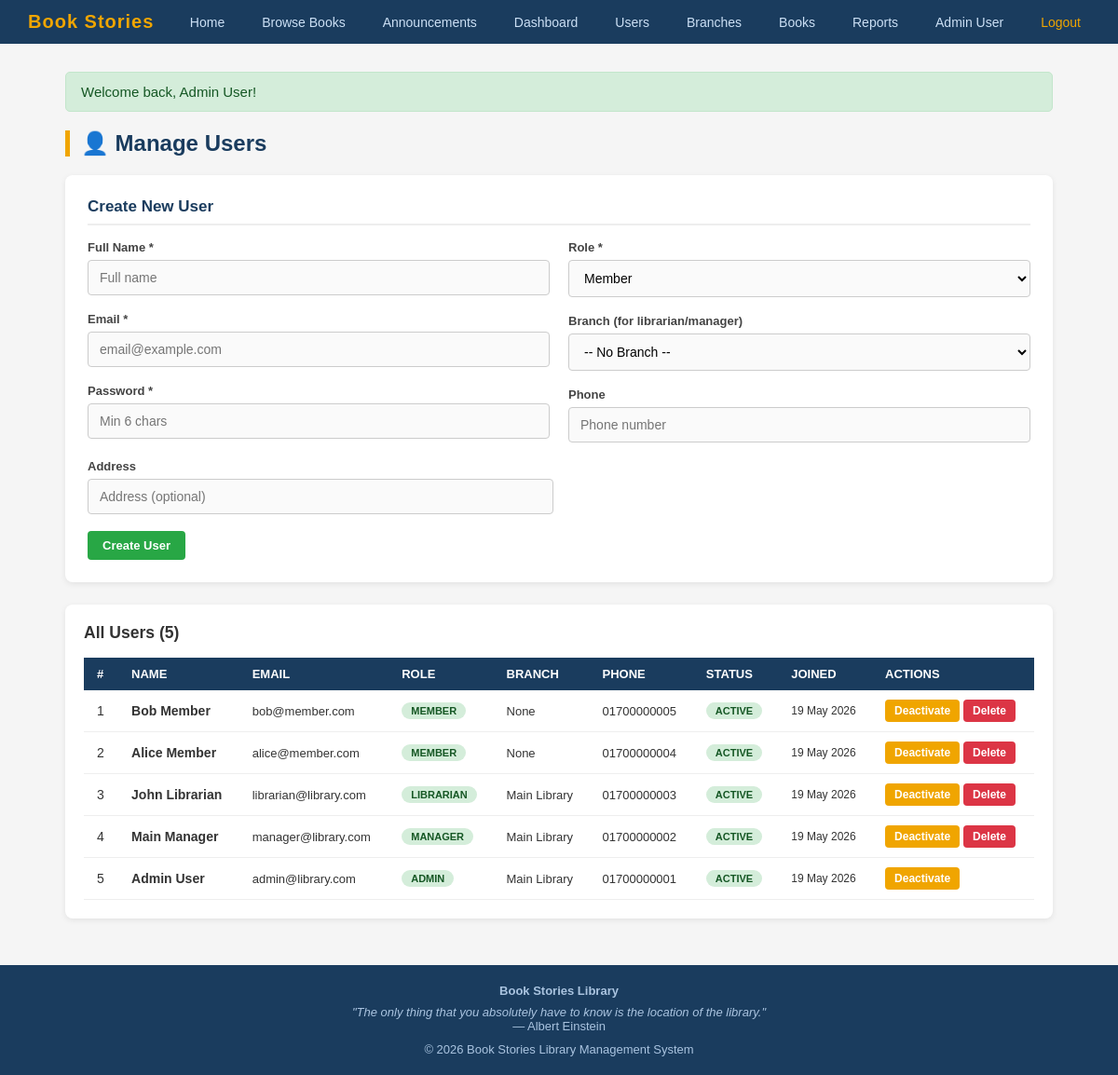
Screenshot of /index.php?page=manage_users (signed in) with the database file from the repository.
### tables this page shows
CREATE TABLE IF NOT EXISTS users (
    id INT AUTO_INCREMENT PRIMARY KEY,
    full_name VARCHAR(100) NOT NULL,
    email VARCHAR(100) NOT NULL UNIQUE,
    password VARCHAR(255) NOT NULL,
    role ENUM('member','librarian','manager','admin') DEFAULT 'member',
    branch_id INT DEFAULT NULL,
    phone VARCHAR(20),
    address TEXT,
    profile_pic VARCHAR(255) DEFAULT 'default.png',
    status ENUM('active','inactive') DEFAULT 'active',
    created_at DATETIME DEFAULT CURRENT_TIMESTAMP
);

CREATE TABLE IF NOT EXISTS branches (
    id INT AUTO_INCREMENT PRIMARY KEY,
    branch_name VARCHAR(100) NOT NULL,
    location VARCHAR(255),
    phone VARCHAR(20),
    email VARCHAR(100),
    manager_id INT DEFAULT NULL,
    status ENUM('active','inactive') DEFAULT 'active',
    created_at DATETIME DEFAULT CURRENT_TIMESTAMP
);

### models/UserModel.php (called while the page is built, shortened)
<?php
function getAllUsers($conn) {
    $sql    = "SELECT u.*, b.branch_name FROM users u LEFT JOIN branches b ON u.branch_id = b.id ORDER BY u.id DESC";
    $result = mysqli_query($conn, $sql);
    $users  = array();
    while ($row = mysqli_fetch_assoc($result)) {
        $users[] = $row;
    }
    return $users;
}

### views/admin/manage_users.php (the view, shortened to what this page needs)
<?php
require_once 'config/Connect.php';
require_once 'models/UserModel.php';
$conn     = connect();
$users    = getAllUsers($conn);
require_once 'views/header.php';
?>
<h1 class="page-title">&#128100; Manage Users</h1>
<div class="section-box">
    <h3>Create New User</h3>
    <form action="index.php?page=do_user&action=create" method="POST">
        <div style="display:flex; gap:20px; flex-wrap:wrap;">
            <div style="flex:1; min-width:220px;">
                <div class="form-group">
                    <label>Full Name *</label>
                    <input type="text" name="full_name" placeholder="Full name" required>
                </div>
                <div class="form-group">
                    <label>Email *</label>
                    <input type="email" name="email" placeholder="email@example.com" required>
                </div>
                <div class="form-group">
                    <label>Password *</label>
                    <input type="password" name="password" placeholder="Min 6 chars" required>
                </div>
            </div>
            <div style="flex:1; min-width:220px;">
                <div class="form-group">
                    <label>Role *</label>
                    <select name="role" required>
                        <option value="member">Member</option>
                    </select>
                </div>
                <div class="form-group">
                    <label>Branch (for librarian/manager)</label>
                    <select name="branch_id">
                        <option value="">-- No Branch --</option>
                    </select>
                </div>
                <div class="form-group">
                    <label>Phone</label>
                    <input type="text" name="phone" placeholder="Phone number">
                </div>
            </div>
        </div>
        <div class="form-group">
            <label>Address</label>
            <input type="text" name="address" placeholder="Address (optional)" style="max-width:500px;">
        </div>
        <button type="submit" class="btn btn-success">Create User</button>
    </form>
</div>
<div class="table-container">
    <div class="flex-between">
        <h3>All Users (<?php echo count($users); ?>)</h3>
    </div>
    <table>
        <thead>
            <tr><th>#</th><th>Name</th><th>Email</th><th>Role</th><th>Branch</th><th>Phone</th><th>Status</th><th>Joined</th><th>Actions</th></tr>
        </thead>
        <tbody>
            <?php $i = 1; foreach ($users as $u): ?>
            <tr>
                <td><?php echo $i++; ?></td>
                <td><strong><?php echo htmlspecialchars($u['full_name']); ?></strong></td>
                <td style="font-size:13px;"><?php echo htmlspecialchars($u['email']); ?></td>
                <td><span class="badge badge-active"><?php echo strtoupper($u['role']); ?></span></td>
                <td style="font-size:13px;"><?php echo htmlspecialchars($u['branch_name'] ?? 'None'); ?></td>
                <td style="font-size:13px;"><?php echo htmlspecialchars($u['phone'] ?? '-'); ?></td>
                <td>
                    <span class="badge badge-<?php echo $u['status']; ?>">
                        <?php echo strtoupper($u['status']); ?>
                    </span>
                </td>
                <td style="font-size:12px;"><?php echo date('d M Y', strtotime($u['created_at'])); ?></td>
                <td>
                    <a href="index.php?page=do_user&action=status&id=<?php echo $u['id']; ?>&status=<?php echo $u['status']; ?>"
                       class="btn btn-sm <?php echo $u['status'] == 'active' ? 'btn-warning' : 'btn-success'; ?>"
                       onclick="return confirm('Toggle this user\'s status?')">
                        <?php echo $u['status'] == 'active' ? 'Deactivate' : 'Activate'; ?>
                    </a>
                    <?php if ($u['id'] != $_SESSION['user']): ?>
                        <a href="index.php?page=do_user&action=delete&id=<?php echo $u['id']; ?>"
                           class="btn btn-danger btn-sm"
                           onclick="return confirmDelete('Delete user <?php echo htmlspecialchars($u['full_name']); ?>?')">Delete</a>
                    <?php endif; ?>
                </td>
            </tr>
            <?php endforeach; ?>
        </tbody>
    </table>
</div>
<?php require_once 'views/footer.php'; ?>

### index.php (shortened to what this page needs)
<?php
$page = isset($_GET['page']) ? $_GET['page'] : 'home';
if ($page == 'home') {
    require_once 'views/home.php';
} elseif ($page == 'login') {
    require_once 'views/login.php';
} elseif ($page == 'register') {
    require_once 'views/register.php';
} elseif ($page == 'member_dashboard') {
    checkRole(array('member'));
    require_once 'views/member/dashboard.php';
} elseif ($page == 'browse_books') {
    checkLogin();
    require_once 'views/member/browse_books.php';
} elseif ($page == 'book_detail') {
    checkLogin();
    require_once 'views/member/book_detail.php';
} elseif ($page == 'my_borrows') {
    checkRole(array('member'));
    require_once 'views/member/my_borrows.php';
} elseif ($page == 'my_reservations') {
    checkRole(array('member'));
    require_once 'views/member/my_reservations.php';
} elseif ($page == 'my_fines') {
    checkRole(array('member'));
    require_once 'views/member/my_fines.php';
} elseif ($page == 'reading_list') {
    checkRole(array('member'));
    require_once 'views/member/reading_list.php';
} elseif ($page == 'profile') {
    checkLogin();
    require_once 'views/member/profile.php';
} elseif ($page == 'librarian_dashboard') {
    checkRole(array('librarian'));
    require_once 'views/librarian/dashboard.php';
} elseif ($page == 'book_list') {
    checkRole(array('librarian', 'admin'));
    require_once 'views/librarian/book_list.php';
} elseif ($page == 'add_book') {
    checkRole(array('librarian', 'admin'));
    require_once 'views/librarian/add_book.php';
} elseif ($page == 'edit_book') {
    checkRole(array('librarian', 'admin'));
    require_once 'views/librarian/edit_book.php';
} elseif ($page == 'manage_borrows') {
    checkRole(array('librarian', 'admin'));
    require_once 'views/librarian/manage_borrows.php';
} elseif ($page == 'manage_fines') {
    checkRole(array('librarian', 'admin'));
    require_once 'views/librarian/manage_fines.php';
} elseif ($page == 'manage_genres') {
    checkRole(array('librarian', 'admin'));
    require_once 'views/librarian/manage_genres.php';
} elseif ($page == 'announcements') {
    checkLogin();
    require_once 'views/librarian/announcements.php';
} elseif ($page == 'manager_dashboard') {
    checkRole(array('manager'));
    require_once 'views/manager/dashboard.php';
} elseif ($page == 'manage_branches') {
    checkRole(array('manager', 'admin'));
    require_once 'views/manager/manage_branches.php';
} elseif ($page == 'branch_policy') {
    checkRole(array('manager', 'admin'));
    require_once 'views/manager/branch_policy.php';
} elseif ($page == 'branch_report') {
    checkRole(array('manager', 'admin'));
    require_once 'views/manager/branch_report.php';
} elseif ($page == 'transfer_requests') {
    checkRole(array('manager', 'admin'));
    require_once 'views/manager/transfer_requests.php';
} elseif ($page == 'manage_librarians') {
    checkRole(array('manager', 'admin'));
    require_once 'views/manager/manage_librarians.php';
} elseif ($page == 'cross_branch_report') {
    checkRole(array('manager', 'admin'));
    require_once 'views/manager/cross_branch_report.php';
} elseif ($page == 'most_borrowed') {
    checkRole(array('manager', 'admin'));
    require_once 'views/manager/most_borrowed.php';
} elseif ($page == 'member_activity') {
    checkRole(array('manager', 'admin'));
    require_once 'views/manager/member_activity.php';
} elseif ($page == 'manager_announcements') {
    checkRole(array('manager', 'admin'));
    require_once 'views/manager/manager_announcements.php';
} elseif ($page == 'overdue_alerts') {
    checkRole(array('manager', 'admin'));
    require_once 'views/manager/overdue_alerts.php';
} elseif ($page == 'monthly_report') {
    checkRole(array('manager', 'admin'));
    require_once 'views/manager/monthly_report.php';
} elseif ($page == 'librarian_activity') {
    checkRole(array('manager', 'admin'));
    require_once 'views/manager/librarian_activity.php';
} elseif ($page == 'admin_dashboard') {
    checkRole(array('admin'));
    require_once 'views/admin/dashboard.php';
} elseif ($page == 'manage_users') {
    require_once 'views/admin/manage_users.php';
} elseif ($page == 'admin_reports') {
    checkRole(array('admin'));
    require_once 'views/admin/reports.php';
} elseif ($page == 'admin_announcements') {
    checkRole(array('admin'));
    require_once 'views/admin/announcements.php';
} else {
    require_once 'views/404.php';
}

### views/header.php (shortened to what this page needs)
<!DOCTYPE html>
<html lang="en">
<head>
    <link rel="stylesheet" href="views/css/style.css">
</head>
<body>
<nav class="navbar">
    <div class="logo"> <span>Book Stories</span></div>
    <ul>
        <li><a href="index.php?page=home">Home</a></li>
        <li><a href="index.php?page=browse_books">Browse Books</a></li>
        <li><a href="index.php?page=announcements">Announcements</a></li>
        <?php if (isset($_SESSION['user'])): ?>
            <?php if ($_SESSION['role'] == 'admin'): ?>
                <li><a href="index.php?page=admin_dashboard">Dashboard</a></li>
                <li><a href="index.php?page=manage_users">Users</a></li>
                <li><a href="index.php?page=manage_branches">Branches</a></li>
                <li><a href="index.php?page=book_list">Books</a></li>
                <li><a href="index.php?page=admin_reports">Reports</a></li>
            <?php endif; ?>
            <li><a href="index.php?page=profile"> <?php echo htmlspecialchars($_SESSION['user_name']); ?></a></li>
            <li><a href="index.php?page=do_logout" style="color:#f0a500;">Logout</a></li>
        <?php else: ?>
            <li><a href="index.php?page=login">Login</a></li>
            <li><a href="index.php?page=register">Register</a></li>
        <?php endif; ?>
    </ul>
</nav>
<div class="container">
<?php if (isset($_SESSION['msg'])): ?>
    <div class="alert-success"><?php echo htmlspecialchars($_SESSION['msg']); ?></div>
<?php endif; ?>

### views/footer.php
</div>
<div class="footer">
    <p><b>Book Stories Library</b></p>
    <p style="font-style:italic; margin-top:8px;">"The only thing that you absolutely have to know is the location of the library."</p>
    <p>— Albert Einstein</p>
    <p style="margin-top:10px;">© 2026 Book Stories Library Management System</p>
</div>

### views/css/style.css (style rules this page uses)
* { margin: 0; padding: 0; box-sizing: border-box; }
body { font-family: Arial, Helvetica, sans-serif; background-color: #f5f5f5; color: #333; font-size: 15px; }
a { text-decoration: none; color: #2c6e9e; }
.navbar { background-color: #1a3c5e; padding: 12px 30px; display: flex; justify-content: space-between; align-items: center; }
.navbar .logo { color: white; font-size: 20px; font-weight: bold; letter-spacing: 1px; }
.navbar .logo span { color: #f0a500; }
.navbar ul { list-style: none; display: flex; gap: 20px; }
.navbar ul li a { color: #cce0f5; font-size: 14px; padding: 6px 10px; border-radius: 4px; transition: background 0.2s; }
.container { max-width: 1100px; margin: 30px auto; padding: 0 20px; }
.page-title { font-size: 24px; color: #1a3c5e; margin-bottom: 20px; border-left: 5px solid #f0a500; padding-left: 12px; }
.alert-success { background-color: #d4edda; color: #155724; border: 1px solid #c3e6cb; padding: 12px 16px; border-radius: 5px; margin-bottom: 20px; }
.table-container { background: white; border-radius: 8px; padding: 20px; box-shadow: 0 2px 6px rgba(0,0,0,0.08); overflow-x: auto; margin-bottom: 30px; }
table { width: 100%; border-collapse: collapse; }
table thead th { background-color: #1a3c5e; color: white; padding: 10px 14px; text-align: left; font-size: 13px; text-transform: uppercase; }
table tbody tr { border-bottom: 1px solid #eee; }
table tbody td { padding: 10px 14px; font-size: 14px; vertical-align: middle; }
.btn { display: inline-block; padding: 8px 16px; border: none; border-radius: 4px; cursor: pointer; font-size: 13px; font-weight: bold; text-align: center; transition: opacity 0.2s; }
.btn-success { background-color: #28a745; color: white; }
.btn-danger { background-color: #dc3545; color: white; }
.btn-warning { background-color: #f0a500; color: white; }
.btn-sm { padding: 5px 10px; font-size: 12px; }
.form-group { margin-bottom: 18px; }
.form-group label { display: block; font-weight: bold; margin-bottom: 6px; color: #444; font-size: 13px; }
.form-group input, .form-group select, .form-group textarea { width: 100%; padding: 10px 12px; border: 1px solid #ccc; border-radius: 4px; font-size: 14px; background: #fafafa; transition: border 0.2s; }
.badge { display: inline-block; padding: 3px 10px; border-radius: 12px; font-size: 11px; font-weight: bold; text-transform: uppercase; }
.badge-active { background: #d4edda; color: #155724; }
.section-box { background: white; border-radius: 8px; padding: 24px; box-shadow: 0 2px 6px rgba(0,0,0,0.08); margin-bottom: 24px; }
.section-box h3 { color: #1a3c5e; margin-bottom: 16px; font-size: 17px; border-bottom: 2px solid #eee; padding-bottom: 8px; }
.footer { text-align: center; padding: 20px; background-color: #1a3c5e; color: #aac4e0; font-size: 13px; margin-top: 50px; }
.flex-between { display: flex; justify-content: space-between; align-items: center; margin-bottom: 16px; }

### rows the page displays
users: full_name "Bob Member", email "bob@member.com", role "MEMBER", branch_name "None", phone "01700000005", status "ACTIVE", created_at "19 May 2026", shows "Deactivate"
users: full_name "Alice Member", email "alice@member.com", role "MEMBER", branch_name "None", phone "01700000004", status "ACTIVE", created_at "19 May 2026", shows "Deactivate"
users: full_name "John Librarian", email "librarian@library.com", role "LIBRARIAN", branch.branch_name "Main Library", phone "01700000003", status "ACTIVE", created_at "19 May 2026", shows "Deactivate"
users: full_name "Main Manager", email "manager@library.com", role "MANAGER", branch.branch_name "Main Library", phone "01700000002", status "ACTIVE", created_at "19 May 2026", shows "Deactivate"
users: full_name "Admin User", email "admin@library.com", role "ADMIN", branch.branch_name "Main Library", phone "01700000001", status "ACTIVE", created_at "19 May 2026", shows "Deactivate"

### other values shown
$_SESSION['user_name'] "Admin User"
$_SESSION['msg'] "Welcome back, Admin User!"
count($users) "5"
